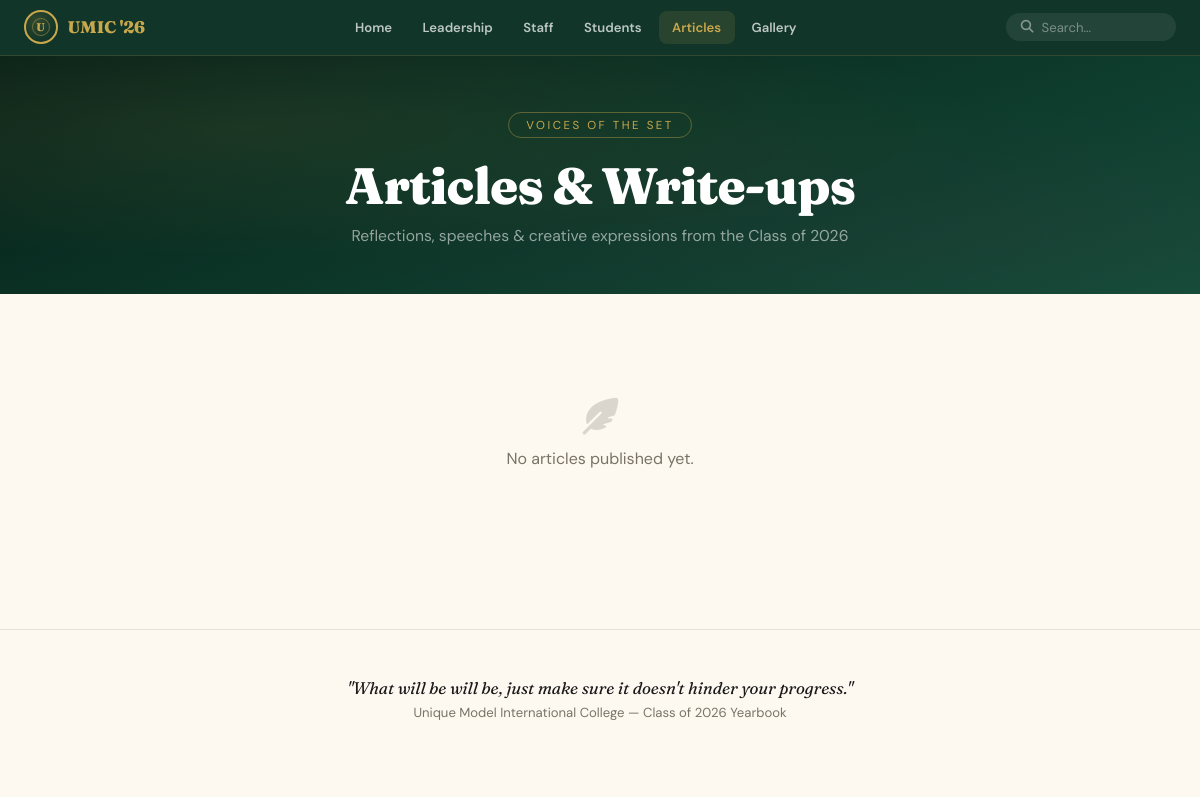
The page /articles on the database its author committed.
### tables this page shows
CREATE TABLE settings (
    id INTEGER PRIMARY KEY CHECK (id = 1),
    school_name TEXT DEFAULT 'Unique Model International College',
    motto TEXT DEFAULT 'What will be will be, just make sure it doesn''t hinder your progress.',
    graduation_year TEXT DEFAULT '2026',
    theme_primary TEXT DEFAULT '#0A2F23',
    theme_accent TEXT DEFAULT '#C9A84C',
    principal_message TEXT DEFAULT '',
    logo TEXT DEFAULT ''
);

### app.py (the view)
@app.route('/articles')
def articles():
    db = get_db()
    settings = row_to_dict(db.execute("SELECT * FROM settings WHERE id=1").fetchone())
    rows = db.execute("""SELECT * FROM articles WHERE status='Published'
                          ORDER BY created_at DESC""").fetchall()
    return render_template('articles.html', settings=settings, articles=rows)

### app.py (called while the page is built)
def get_db():
    if 'db' not in g:
        g.db = sqlite3.connect(DB_PATH)
        g.db.row_factory = sqlite3.Row
        g.db.execute("PRAGMA foreign_keys = ON")
    return g.db

def row_to_dict(row):
    return dict(row) if row else None

### templates/articles.html (shortened to what this page needs)
{% extends "base.html" %}
{% set active_page = 'articles' %}
{% block content %}
<section class="page-hero">
  <div class="eyebrow">Voices of the Set</div>
  <h1>Articles &amp; Write-ups</h1>
  <p>Reflections, speeches &amp; creative expressions from the Class of {{ settings.graduation_year }}</p>
</section>
<div class="section-wrap">
  {% if articles %}
  <div class="articles-grid">
    {% for a in articles %}
    <a href="{{ url_for('article_detail', article_id=a.id) }}" class="article-card">
      {% if a.cover_image %}<div class="article-img" style="background-image:url('{{ a.cover_image }}')"></div>{% endif %}
      <div class="article-body">
        <div class="article-cat">{{ a.category }}</div>
        <div class="article-title">{{ a.title }}</div>
        {% if a.author %}<div class="article-author">By {{ a.author }}</div>{% endif %}
        <div class="article-excerpt">{{ a.content|striptags }}</div>
      </div>
    </a>
    {% endfor %}
  </div>
  {% else %}
  <div class="empty-state"><i class="fas fa-feather-alt"></i><p>No articles published yet.</p></div>
  {% endif %}
</div>
{% endblock %}

### templates/base.html (shortened to what this page needs)
<!DOCTYPE html>
<html lang="en">
<head>
<link rel="stylesheet" href="https://cdnjs.cloudflare.com/ajax/libs/font-awesome/6.5.0/css/all.min.css">
<link rel="stylesheet" href="{{ url_for('static', filename='css/style.css') }}">
</head>
<body>
<nav id="siteNav">
  <div class="nav-inner">
    <a href="{{ url_for('home') }}" class="nav-brand">
      <div class="seal"><span class="seal-mark">U</span></div>
      <span>UMIC '{{ settings.graduation_year[-2:] if settings.graduation_year else '26' }}</span>
    </a>
    <div class="nav-links">
      <a href="{{ url_for('home') }}" class="nav-link {{ 'active' if active_page=='home' else '' }}">Home</a>
      <a href="{{ url_for('leadership') }}" class="nav-link {{ 'active' if active_page=='leadership' else '' }}">Leadership</a>
      <a href="{{ url_for('staff') }}" class="nav-link {{ 'active' if active_page=='staff' else '' }}">Staff</a>
      <a href="{{ url_for('classes') }}" class="nav-link {{ 'active' if active_page=='classes' else '' }}">Students</a>
      <a href="{{ url_for('articles') }}" class="nav-link {{ 'active' if active_page=='articles' else '' }}">Articles</a>
      <a href="{{ url_for('gallery') }}" class="nav-link {{ 'active' if active_page=='gallery' else '' }}">Gallery</a>
    </div>
    <form class="nav-search" action="{{ url_for('search') }}" method="get" id="navSearchForm">
      <i class="fas fa-search"></i>
      <input type="text" name="q" placeholder="Search...">
    </form>
  </div>
</nav>
{% block content %}{% endblock %}
<footer>
  <p class="fq">"{{ settings.motto }}"</p>
  <p>{{ settings.school_name }} — Class of {{ settings.graduation_year }} Yearbook</p>
</footer>
</body>
</html>

### static/css/style.css (style rules this page uses)
:root { --bg:#FDF8F0; --paper:#FFFFFF; --fg:#1A1A1A; --muted:#7A7468; --accent:#C9A84C; --accent-dim:#B8943F; --primary:#0A2F23; --primary-light:#134D3A; --primary-pale:#E9F1EC; --wine:#7C1D3E; --border:#E8E0D4; --tag:#F0EBE3; --shadow-sm:0 2px 12px rgba(10,47,35,.06); --shadow-md:0 10px 30px rgba(10,47,35,.10); --shadow-lg:0 25px 60px rgba(10,47,35,.18); --radius:16px; --serif:'Fraunces', 'Playfair Display', serif; --sans:'DM Sans', sans-serif; }
* { margin:0;padding:0;box-sizing:border-box }
html { scroll-behavior:smooth }
body { font-family:var(--sans);background:var(--bg);color:var(--fg);overflow-x:hidden;-webkit-font-smoothing:antialiased }
h1,h2,h3,h4,h5 { font-family:var(--serif) }
a { color:inherit;text-decoration:none }
.seal { width:64px;height:64px;border-radius:50%; border:2px solid var(--accent); display:flex;align-items:center;justify-content:center; position:relative;flex-shrink:0; background:radial-gradient(circle at 35% 30%, rgba(201,168,76,.18), transparent 70%); }
.seal::before { content:'';position:absolute;inset:6px;border:1px solid rgba(201,168,76,.45);border-radius:50%; }
.seal-mark { font-family:var(--serif);font-weight:800;color:var(--accent);font-size:1.1rem;letter-spacing:1px }
#siteNav { position:sticky;top:0;z-index:900; background:rgba(10,47,35,.97);backdrop-filter:blur(14px); border-bottom:1px solid rgba(201,168,76,.18); }
.nav-inner { max-width:1240px;margin:0 auto;display:flex;align-items:center;justify-content:space-between;padding:.65rem 1.5rem;gap:1rem }
.nav-brand { display:flex;align-items:center;gap:.6rem;color:var(--accent);font-family:var(--serif);font-weight:800;font-size:1.05rem;white-space:nowrap }
.nav-brand .seal { width:34px;height:34px }
.nav-brand .seal-mark { font-size:.7rem }
.nav-links { display:flex;gap:.2rem;flex-wrap:wrap;justify-content:flex-end }
.nav-link { padding:.5rem .85rem;border-radius:8px;color:rgba(255,255,255,.72);font-size:.82rem;font-weight:600;cursor:pointer;transition:all .2s;border:none;background:none;font-family:var(--sans) }
.nav-link.active { color:var(--accent);background:rgba(201,168,76,.13) }
.nav-search { display:flex;align-items:center;background:rgba(255,255,255,.08);border-radius:50px;padding:.35rem .9rem;gap:.5rem }
.nav-search input { background:none;border:none;color:#fff;font-size:.82rem;width:120px;outline:none;font-family:var(--sans) }
.nav-search input::placeholder { color:rgba(255,255,255,.4) }
.nav-search i { color:rgba(255,255,255,.45);font-size:.8rem }
.page-hero { background:linear-gradient(160deg,#061f17 0%,#0A2F23 35%,#134D3A 100%); padding:3.5rem 1.5rem 3rem;text-align:center;position:relative;overflow:hidden; }
.page-hero::before { content:'';position:absolute;inset:0;pointer-events:none; background:radial-gradient(ellipse at 20% 30%,rgba(201,168,76,.10) 0%,transparent 55%), radial-gradient(ellipse at 80% 75%,rgba(124,29,62,.08) 0%,transparent 50%); }
.page-hero h1 { position:relative;z-index:1;font-size:clamp(2rem,5.5vw,3.2rem);color:#fff;font-weight:800;letter-spacing:-1px;margin-bottom:.5rem }
.page-hero p { position:relative;z-index:1;color:rgba(255,255,255,.55);font-size:.98rem;max-width:520px;margin:0 auto }
.page-hero .eyebrow { position:relative;z-index:1;display:inline-block;padding:.3rem 1.1rem;border:1px solid rgba(201,168,76,.4);border-radius:50px;color:var(--accent);font-size:.72rem;letter-spacing:2.5px;text-transform:uppercase;margin-bottom:1rem }
.section-wrap { max-width:1240px;margin:0 auto;padding:2.5rem 1.5rem 4rem }
.empty-state { grid-column:1/-1;text-align:center;padding:4rem 1rem;color:var(--muted) }
.empty-state i { font-size:2.3rem;margin-bottom:.8rem;display:block;opacity:.25 }
footer { text-align:center;padding:3rem 1.5rem;color:var(--muted);font-size:.82rem;border-top:1px solid var(--border);margin-top:2rem }
footer .fq { font-family:var(--serif);font-size:1.05rem;font-style:italic;color:var(--fg);margin-bottom:.4rem }

### rows shown on the page
settings: graduation_year "26", graduation_year "2026", motto "What will be will be, just make sure it doesn't hinder your progress.", school_name "Unique Model International College"
